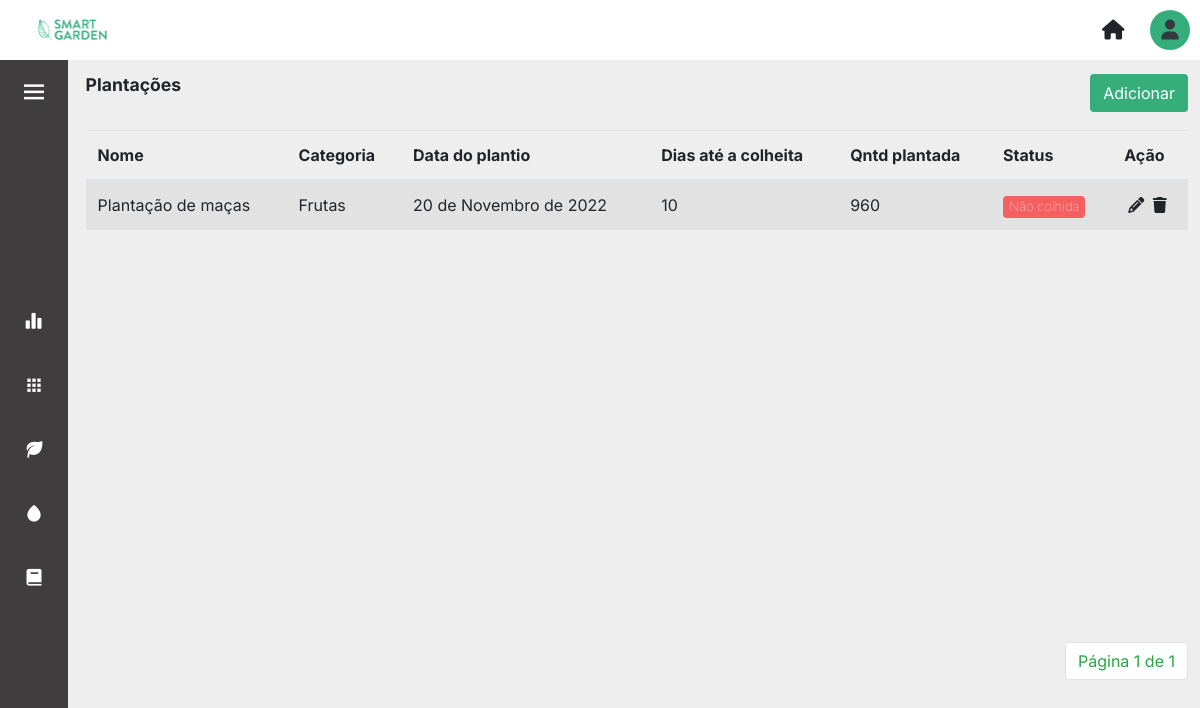
Page /plantacoes/ (signed in) on the earlier database version.
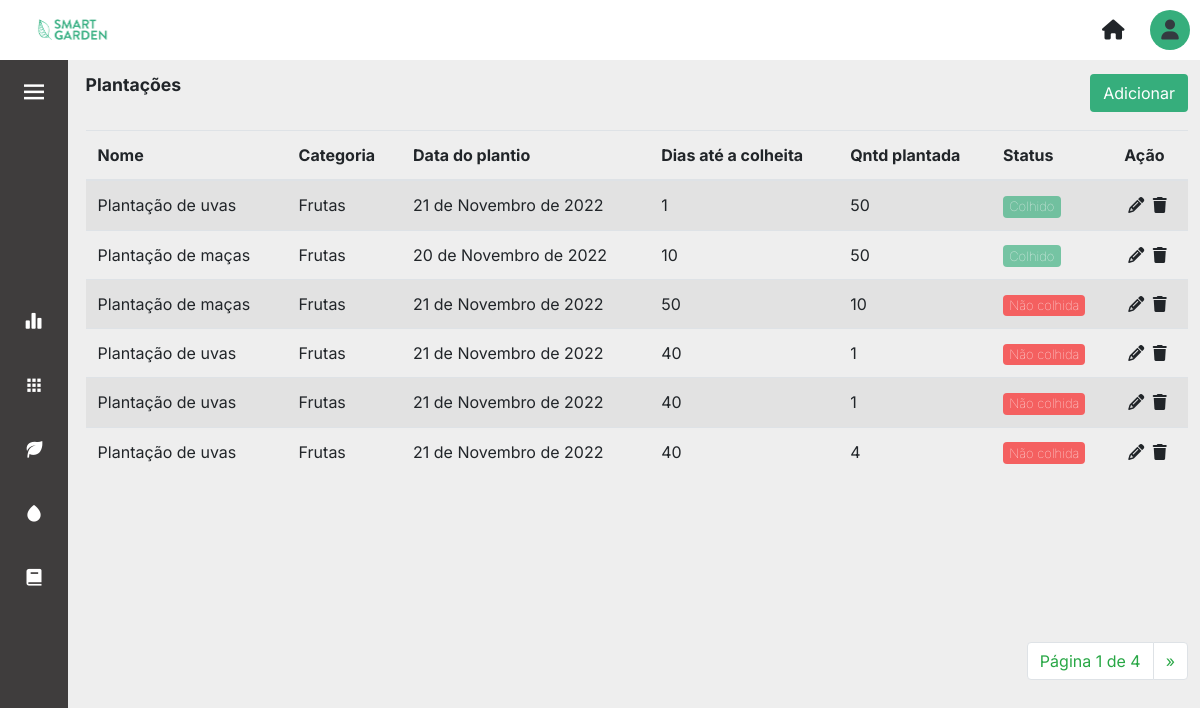
Same page on the later database version.
### core/models.py (models this page shows, shortened)
class Plantacao(models.Model):
    descricao = models.CharField(max_length=100)
    qntDiasColheita = models.IntegerField(null=True)
    qntPlantada = models.IntegerField(null=True)
    qntColhida = models.IntegerField(null=True, blank=True, default=0)
    dtPlantio = models.DateField(default=datetime.today)
    categoria = models.TextField(choices=Tipos_Categorias.choices, max_length=20, null=True, default=0)
    areacultivo = models.ForeignKey(AreaCultivo, on_delete=models.CASCADE, null=True)
    colhida = models.BooleanField(null=False, default=False)

### core/views.py (the view)
# urls.py: path('plantacoes/', views.plantacoes, name='plantacoes'),
def plantacoes(request):
    plantacoes = Plantacao.objects.all()
    paginator = Paginator(plantacoes, 6)
    page = request.GET.get('page')
    plantacoes = paginator.get_page(page)
    contexto = {
        'plantacoes': plantacoes
    }
    return render(request, 'plantações.html', contexto)

### templates/plantações.html (shortened to what this page needs)
{% extends 'layout.html' %} {% load static %} {% block content %}
<div>
    <div class="d-flex align-items-center justify-content-between mb-3">
		<p class="title-page">Plantações</p>
		<a href="{% url 'cadastrar_plantacoes' %}"><button type="button" class="btn btn_salvar">Adicionar</button></a>
	</div>
	<div class="table-content">
        <table class="table table-striped table-hover mt-3">
            <thead class="border-botton border-secondary">
                <tr>
                    <th scope="col">Nome</th>
                    <th scope="col">Categoria</th>
                    <th scope="col">Data do plantio</th>
                    <th scope="col">Dias até a colheita</th>
                    <th scope="col">Qntd plantada</th>
                    <th scope="col"></i>Status</th>
                    <th scope="col"></i>Ação</th>
                </tr>
            </thead>
            <tbody>
                {% for plantacao in plantacoes %}
                <tr>
                    <td>{{plantacao.descricao}}</td>
                    <td>{{plantacao.categoria}}</td>
                    <td>{{plantacao.dtPlantio}}</td>
                    <td>{{plantacao.qntDiasColheita}}</td>
                    <td>{{plantacao.qntPlantada}}</td>
                    <td>{% if plantacao.colhida == 0 %}
                        <a href="{% url 'update_colhida' plantacao.id %}"><button class="badge btn btn-sm btn_tables btn_red"> Não colhida </button></a>
                        {% else %}
                        <button class="badge btn btn-sm btn_tables btn_green disabled"> Colhido</button>
                        {% endif %}
                    </td>
                    <td>
						<a href="{% url 'update_plantacoes' plantacao.id %}" class="m-1">
							<i class="fa-solid fa-pencil text-black"></i>
						</a>
						<a href="{% url 'delete_plantacoes' plantacao.id %}">
								<i class="fa-sharp fa-solid fa-trash text-black"></i>
						</a>
					</td>
                </tr>
                {% endfor %}
            </tbody>
        </table>
    </div>
    <div class="container_pagination">
		<nav aria-label="Page-navigation">
			<ul class="pagination">
			<li class="page-item"><a class="page-link text-success" href="#">Página {{plantacoes.number}} de {{plantacoes.paginator.num_pages}}</a></li>
			{% if plantacoes.has_next %}
				<li class="page-item">
					<a class="page-link text-success" href="?page={{plantacoes.next_page_number}}" aria-label="Next">
					<span aria-hidden="true">&raquo;</span>
					</a>
				</li>
			{% endif %}
			</ul>
		</nav>
	</div>
</div>
{% endblock %}

Differences in the rows shown:
removed Plantacao: descricao "Plantação de maças", categoria "Frutas", dtPlantio "20 de Novembro de 2022", qntDiasColheita "10", qntPlantada "960", colhida "Não colhida"
added Plantacao: descricao "Plantação de uvas", categoria "Frutas", dtPlantio "21 de Novembro de 2022", qntDiasColheita "1", qntPlantada "50", colhida "Colhido"
added Plantacao: descricao "Plantação de maças", categoria "Frutas", dtPlantio "20 de Novembro de 2022", qntDiasColheita "10", qntPlantada "50", colhida "Colhido"
added Plantacao: descricao "Plantação de maças", categoria "Frutas", dtPlantio "21 de Novembro de 2022", qntDiasColheita "50", qntPlantada "10", colhida "Não colhida"
added Plantacao: descricao "Plantação de uvas", categoria "Frutas", dtPlantio "21 de Novembro de 2022", qntDiasColheita "40", qntPlantada "1", colhida "Não colhida"
added Plantacao: descricao "Plantação de uvas", categoria "Frutas", dtPlantio "21 de Novembro de 2022", qntDiasColheita "40", qntPlantada "1", colhida "Não colhida"
added Plantacao: descricao "Plantação de uvas", categoria "Frutas", dtPlantio "21 de Novembro de 2022", qntDiasColheita "40", qntPlantada "4", colhida "Não colhida"
Other differences:
{{ plantacoes.paginator.num_pages }}: "1" → "4"
